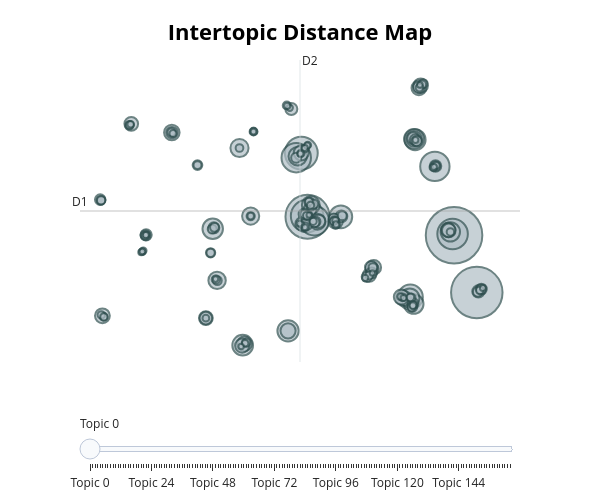

Notebook source saved alongside this figure:
### Markdown cell above
In total, **166 claim clusters** (topics) were created. This number is quite substantial, especially when considering the distances between topics in vector space. It reveals that **some topics with fewer observations may actually be "subtopics" of broader themes**.

### Code cell
topic_model.visualize_topics(use_ctfidf=True, width=600, height=500)

### Figure 1 — Plotly figure (JSON) as saved in the notebook; plotly's stock layout.template omitted (floating-point values rounded to 4 significant figures; data arrays with more than 128 entries replaced by an {"elided": "..."} marker saying what was removed)
{"data": [{"customdata": {"elided": "165x3 mixed values"}, "hovertemplate": "<b>Topic %{customdata[0]}</b><br>%{customdata[1]}<br>Size: %{customdata[2]}", "legendgroup": "", "marker": {"color": "#B0BEC5", "line": {"color": "DarkSlateGrey", "width": 2}, "size": {"elided": "165 int values"}, "sizemode": "area", "sizeref": 6.666, "symbol": "circle"}, "mode": "markers", "name": "", "orientation": "v", "showlegend": false, "type": "scatter", "x": {"elided": "165 float values"}, "xaxis": "x", "y": {"elided": "165 float values"}, "yaxis": "y"}], "layout": {"annotations": [{"showarrow": false, "text": "D1", "x": -11.3, "y": 3.0, "yshift": 10}, {"showarrow": false, "text": "D2", "x": 4.737, "xshift": 10, "y": 17.41}], "height": 500, "hoverlabel": {"bgcolor": "white", "font": {"family": "Rockwell", "size": 16}}, "legend": {"itemsizing": "constant", "tracegroupgap": 0}, "margin": {"t": 60}, "shapes": [{"line": {"color": "#CFD8DC", "width": 2}, "type": "line", "x0": 4.737, "x1": 4.737, "y0": -11.41, "y1": 17.41}, {"line": {"color": "#9E9E9E", "width": 2}, "type": "line", "x0": -11.3, "x1": 20.77, "y0": 3.0, "y1": 3.0}], "sliders": [{"active": 0, "pad": {"t": 50}, "steps": [{"args": [{"marker.color": {"elided": "1x165 str values"}}], "label": "Topic 0", "method": "update"}, {"args": [{"marker.color": {"elided": "1x165 str values"}}], "label": "Topic 1", "method": "update"}, {"args": [{"marker.color": {"elided": "1x165 str values"}}], "label": "Topic 2", "method": "update"}, {"args": [{"marker.color": {"elided": "1x165 str values"}}], "label": "Topic 3", "method": "update"}, {"args": [{"marker.color": {"elided": "1x165 str values"}}], "label": "Topic 4", "method": "update"}, {"args": [{"marker.color": {"elided": "1x165 str values"}}], "label": "Topic 5", "method": "update"}, {"args": [{"marker.color": {"elided": "1x165 str values"}}], "label": "Topic 6", "method": "update"}, {"args": [{"marker.color": {"elided": "1x165 str values"}}], "label": "Topic 7", "method": "update"}, {"args": [{"marker.color": {"elided": "1x165 str values"}}], "label": "Topic 8", "method": "update"}, {"args": [{"marker.color": {"elided": "1x165 str values"}}], "label": "Topic 9", "method": "update"}, {"args": [{"marker.color": {"elided": "1x165 str values"}}], "label": "Topic 10", "method": "update"}, {"args": [{"marker.color": {"elided": "1x165 str values"}}], "label": "Topic 11", "method": "update"}, {"args": [{"marker.color": {"elided": "1x165 str values"}}], "label": "Topic 12", "method": "update"}, {"args": [{"marker.color": {"elided": "1x165 str values"}}], "label": "Topic 13", "method": "update"}, {"args": [{"marker.color": {"elided": "1x165 str values"}}], "label": "Topic 14", "method": "update"}, {"args": [{"marker.color": {"elided": "1x165 str values"}}], "label": "Topic 15", "method": "update"}, {"args": [{"marker.color": {"elided": "1x165 str values"}}], "label": "Topic 16", "method": "update"}, {"args": [{"marker.color": {"elided": "1x165 str values"}}], "label": "Topic 17", "method": "update"}, {"args": [{"marker.color": {"elided": "1x165 str values"}}], "label": "Topic 18", "method": "update"}, {"args": [{"marker.color": {"elided": "1x165 str values"}}], "label": "Topic 19", "method": "update"}, {"args": [{"marker.color": {"elided": "1x165 str values"}}], "label": "Topic 20", "method": "update"}, {"args": [{"marker.color": {"elided": "1x165 str values"}}], "label": "Topic 21", "method": "update"}, {"args": [{"marker.color": {"elided": "1x165 str values"}}], "label": "Topic 22", "method": "update"}, {"args": [{"marker.color": {"elided": "1x165 str values"}}], "label": "Topic 23", "method": "update"}, {"args": [{"marker.color": {"elided": "1x165 str values"}}], "label": "Topic 24", "method": "update"}, {"args": [{"marker.color": {"elided": "1x165 str values"}}], "label": "Topic 25", "method": "update"}, {"args": [{"marker.color": {"elided": "1x165 str values"}}], "label": "Topic 26", "method": "update"}, {"args": [{"marker.color": {"elided": "1x165 str values"}}], "label": "Topic 27", "method": "update"}, {"args": [{"marker.color": {"elided": "1x165 str values"}}], "label": "Topic 28", "method": "update"}, {"args": [{"marker.color": {"elided": "1x165 str values"}}], "label": "Topic 29", "method": "update"}, {"args": [{"marker.color": {"elided": "1x165 str values"}}], "label": "Topic 30", "method": "update"}, {"args": [{"marker.color": {"elided": "1x165 str values"}}], "label": "Topic 31", "method": "update"}, {"args": [{"marker.color": {"elided": "1x165 str values"}}], "label": "Topic 32", "method": "update"}, {"args": [{"marker.color": {"elided": "1x165 str values"}}], "label": "Topic 33", "method": "update"}, {"args": [{"marker.color": {"elided": "1x165 str values"}}], "label": "Topic 34", "method": "update"}, {"args": [{"marker.color": {"elided": "1x165 str values"}}], "label": "Topic 35", "method": "update"}, {"args": [{"marker.color": {"elided": "1x165 str values"}}], "label": "Topic 36", "method": "update"}, {"args": [{"marker.color": {"elided": "1x165 str values"}}], "label": "Topic 37", "method": "update"}, {"args": [{"marker.color": {"elided": "1x165 str values"}}], "label": "Topic 38", "method": "update"}, {"args": [{"marker.color": {"elided": "1x165 str values"}}], "label": "Topic 39", "method": "update"}, {"args": [{"marker.color": {"elided": "1x165 str values"}}], "label": "Topic 40", "method": "update"}, {"args": [{"marker.color": {"elided": "1x165 str values"}}], "label": "Topic 41", "method": "update"}, {"args": [{"marker.color": {"elided": "1x165 str values"}}], "label": "Topic 42", "method": "update"}, {"args": [{"marker.color": {"elided": "1x165 str values"}}], "label": "Topic 43", "method": "update"}, {"args": [{"marker.color": {"elided": "1x165 str values"}}], "label": "Topic 44", "method": "update"}, {"args": [{"marker.color": {"elided": "1x165 str values"}}], "label": "Topic 45", "method": "update"}, {"args": [{"marker.color": {"elided": "1x165 str values"}}], "label": "Topic 46", "method": "update"}, {"args": [{"marker.color": {"elided": "1x165 str values"}}], "label": "Topic 47", "method": "update"}, {"args": [{"marker.color": {"elided": "1x165 str values"}}], "label": "Topic 48", "method": "update"}, {"args": [{"marker.color": {"elided": "1x165 str values"}}], "label": "Topic 49", "method": "update"}, {"args": [{"marker.color": {"elided": "1x165 str values"}}], "label": "Topic 50", "method": "update"}, {"args": [{"marker.color": {"elided": "1x165 str values"}}], "label": "Topic 51", "method": "update"}, {"args": [{"marker.color": {"elided": "1x165 str values"}}], "label": "Topic 52", "method": "update"}, {"args": [{"marker.color": {"elided": "1x165 str values"}}], "label": "Topic 53", "method": "update"}, {"args": [{"marker.color": {"elided": "1x165 str values"}}], "label": "Topic 54", "method": "update"}, {"args": [{"marker.color": {"elided": "1x165 str values"}}], "label": "Topic 55", "method": "update"}, {"args": [{"marker.color": {"elided": "1x165 str values"}}], "label": "Topic 56", "method": "update"}, {"args": [{"marker.color": {"elided": "1x165 str values"}}], "label": "Topic 57", "method": "update"}, {"args": [{"marker.color": {"elided": "1x165 str values"}}], "label": "Topic 58", "method": "update"}, {"args": [{"marker.color": {"elided": "1x165 str values"}}], "label": "Topic 59", "method": "update"}, {"args": [{"marker.color": {"elided": "1x165 str values"}}], "label": "Topic 60", "method": "update"}, {"args": [{"marker.color": {"elided": "1x165 str values"}}], "label": "Topic 61", "method": "update"}, {"args": [{"marker.color": {"elided": "1x165 str values"}}], "label": "Topic 62", "method": "update"}, {"args": [{"marker.color": {"elided": "1x165 str values"}}], "label": "Topic 63", "method": "update"}, {"args": [{"marker.color": {"elided": "1x165 str values"}}], "label": "Topic 64", "method": "update"}, {"args": [{"marker.color": {"elided": "1x165 str values"}}], "label": "Topic 65", "method": "update"}, {"args": [{"marker.color": {"elided": "1x165 str values"}}], "label": "Topic 66", "method": "update"}, {"args": [{"marker.color": {"elided": "1x165 str values"}}], "label": "Topic 67", "method": "update"}, {"args": [{"marker.color": {"elided": "1x165 str values"}}], "label": "Topic 68", "method": "update"}, {"args": [{"marker.color": {"elided": "1x165 str values"}}], "label": "Topic 69", "method": "update"}, {"args": [{"marker.color": {"elided": "1x165 str values"}}], "label": "Topic 70", "method": "update"}, {"args": [{"marker.color": {"elided": "1x165 str values"}}], "label": "Topic 71", "method": "update"}, {"args": [{"marker.color": {"elided": "1x165 str values"}}], "label": "Topic 72", "method": "update"}, {"args": [{"marker.color": {"elided": "1x165 str values"}}], "label": "Topic 73", "method": "update"}, {"args": [{"marker.color": {"elided": "1x165 str values"}}], "label": "Topic 74", "method": "update"}, {"args": [{"marker.color": {"elided": "1x165 str values"}}], "label": "Topic 75", "method": "update"}, {"args": [{"marker.color": {"elided": "1x165 str values"}}], "label": "Topic 76", "method": "update"}, {"args": [{"marker.color": {"elided": "1x165 str values"}}], "label": "Topic 77", "method": "update"}, {"args": [{"marker.color": {"elided": "1x165 str values"}}], "label": "Topic 78", "method": "update"}, {"args": [{"marker.color": {"elided": "1x165 str values"}}], "label": "Topic 79", "method": "update"}, {"args": [{"marker.color": {"elided": "1x165 str values"}}], "label": "Topic 80", "method": "update"}, {"args": [{"marker.color": {"elided": "1x165 str values"}}], "label": "Topic 81", "method": "update"}, {"args": [{"marker.color": {"elided": "1x165 str values"}}], "label": "Topic 82", "method": "update"}, {"args": [{"marker.color": {"elided": "1x165 str values"}}], "label": "Topic 83", "method": "update"}, {"args": [{"marker.color": {"elided": "1x165 str values"}}], "label": "Topic 84", "method": "update"}, {"args": [{"marker.color": {"elided": "1x165 str values"}}], "label": "Topic 85", "method": "update"}, {"args": [{"marker.color": {"elided": "1x165 str values"}}], "label": "Topic 86", "method": "update"}, {"args": [{"marker.color": {"elided": "1x165 str values"}}], "label": "Topic 87", "method": "update"}, {"args": [{"marker.color": {"elided": "1x165 str values"}}], "label": "Topic 88", "method": "update"}, {"args": [{"marker.color": {"elided": "1x165 str values"}}], "label": "Topic 89", "method": "update"}, {"args": [{"marker.color": {"elided": "1x165 str values"}}], "label": "Topic 90", "method": "update"}, {"args": [{"marker.color": {"elided": "1x165 str values"}}], "label": "Topic 91", "method": "update"}, {"args": [{"marker.color": {"elided": "1x165 str values"}}], "label": "Topic 92", "method": "update"}, {"args": [{"marker.color": {"elided": "1x165 str values"}}], "label": "Topic 93", "method": "update"}, {"args": [{"marker.color": {"elided": "1x165 str values"}}], "label": "Topic 94", "method": "update"}, {"args": [{"marker.color": {"elided": "1x165 str values"}}], "label": "Topic 95", "method": "update"}, {"args": [{"marker.color": {"elided": "1x165 str values"}}], "label": "Topic 96", "method": "update"}, {"args": [{"marker.color": {"elided": "1x165 str values"}}], "label": "Topic 97", "method": "update"}, {"args": [{"marker.color": {"elided": "1x165 str values"}}], "label": "Topic 98", "method": "update"}, {"args": [{"marker.color": {"elided": "1x165 str values"}}], "label": "Topic 99", "method": "update"}, {"args": [{"marker.color": {"elided": "1x165 str values"}}], "label": "Topic 100", "method": "update"}, {"args": [{"marker.color": {"elided": "1x165 str values"}}], "label": "Topic 101", "method": "update"}, {"args": [{"marker.color": {"elided": "1x165 str values"}}], "label": "Topic 102", "method": "update"}, {"args": [{"marker.color": {"elided": "1x165 str values"}}], "label": "Topic 103", "method": "update"}, {"args": [{"marker.color": {"elided": "1x165 str values"}}], "label": "Topic 104", "method": "update"}, {"args": [{"marker.color": {"elided": "1x165 str values"}}], "label": "Topic 105", "method": "update"}, {"args": [{"marker.color": {"elided": "1x165 str values"}}], "label": "Topic 106", "method": "update"}, {"args": [{"marker.color": {"elided": "1x165 str values"}}], "label": "Topic 107", "method": "update"}, {"args": [{"marker.color": {"elided": "1x165 str values"}}], "label": "Topic 108", "method": "update"}, {"args": [{"marker.color": {"elided": "1x165 str values"}}], "label": "Topic 109", "method": "update"}, {"args": [{"marker.color": {"elided": "1x165 str values"}}], "label": "Topic 110", "method": "update"}, {"args": [{"marker.color": {"elided": "1x165 str values"}}], "label": "Topic 111", "method": "update"}, {"args": [{"marker.color": {"elided": "1x165 str values"}}], "label": "Topic 112", "method": "update"}, {"args": [{"marker.color": {"elided": "1x165 str values"}}], "label": "Topic 113", "method": "update"}, {"args": [{"marker.color": {"elided": "1x165 str values"}}], "label": "Topic 114", "method": "update"}, {"args": [{"marker.color": {"elided": "1x165 str values"}}], "label": "Topic 115", "method": "update"}, {"args": [{"marker.color": {"elided": "1x165 str values"}}], "label": "Topic 116", "method": "update"}, {"args": [{"marker.color": {"elided": "1x165 str values"}}], "label": "Topic 117", "method": "update"}, {"args": [{"marker.color": {"elided": "1x165 str values"}}], "label": "Topic 118", "method": "update"}, {"args": [{"marker.color": {"elided": "1x165 str values"}}], "label": "Topic 119", "method": "update"}, {"args": [{"marker.color": {"elided": "1x165 str values"}}], "label": "Topic 120", "method": "update"}, {"args": [{"marker.color": {"elided": "1x165 str values"}}], "label": "Topic 121", "method": "update"}, {"args": [{"marker.color": {"elided": "1x165 str values"}}], "label": "Topic 122", "method": "update"}, {"args": [{"marker.color": {"elided": "1x165 str values"}}], "label": "Topic 123", "method": "update"}, {"args": [{"marker.color": {"elided": "1x165 str values"}}], "label": "Topic 124", "method": "update"}, {"args": [{"marker.color": {"elided": "1x165 str values"}}], "label": "Topic 125", "method": "update"}, {"args": [{"marker.color": {"elided": "1x165 str values"}}], "label": "Topic 126", "method": "update"}, {"args": [{"marker.color": {"elided": "1x165 str values"}}], "label": "Topic 127", "method": "update"}, {"args": [{"marker.color": {"elided": "1x165 str values"}}], "label": "Topic 128", "method": "update"}, {"args": [{"marker.color": {"elided": "1x165 str values"}}], "label": "Topic 129", "method": "update"}, {"args": [{"marker.color": {"elided": "1x165 str values"}}], "label": "Topic 130", "method": "update"}, {"args": [{"marker.color": {"elided": "1x165 str values"}}], "label": "Topic 131", "method": "update"}, {"args": [{"marker.color": {"elided": "1x165 str values"}}], "label": "Topic 132", "method": "update"}, {"args": [{"marker.color": {"elided": "1x165 str values"}}], "label": "Topic 133", "method": "update"}, {"args": [{"marker.color": {"elided": "1x165 str values"}}], "label": "Topic 134", "method": "update"}, {"args": [{"marker.color": {"elided": "1x165 str values"}}], "label": "Topic 135", "method": "update"}, {"args": [{"marker.color": {"elided": "1x165 str values"}}], "label": "Topic 136", "method": "update"}, {"args": [{"marker.color": {"elided": "1x165 str values"}}], "label": "Topic 137", "method": "update"}, {"args": [{"marker.color": {"elided": "1x165 str values"}}], "label": "Topic 138", "method": "update"}, {"args": [{"marker.color": {"elided": "1x165 str values"}}], "label": "Topic 139", "method": "update"}, {"args": [{"marker.color": {"elided": "1x165 str values"}}], "label": "Topic 140", "method": "update"}, {"args": [{"marker.color": {"elided": "1x165 str values"}}], "label": "Topic 141", "method": "update"}, {"args": [{"marker.color": {"elided": "1x165 str values"}}], "label": "Topic 142", "method": "update"}, {"args": [{"marker.color": {"elided": "1x165 str values"}}], "label": "Topic 143", "method": "update"}, {"args": [{"marker.color": {"elided": "1x165 str values"}}], "label": "Topic 144", "method": "update"}, {"args": [{"marker.color": {"elided": "1x165 str values"}}], "label": "Topic 145", "method": "update"}, {"args": [{"marker.color": {"elided": "1x165 str values"}}], "label": "Topic 146", "method": "update"}, {"args": [{"marker.color": {"elided": "1x165 str values"}}], "label": "Topic 147", "method": "update"}, {"args": [{"marker.color": {"elided": "1x165 str values"}}], "label": "Topic 148", "method": "update"}, {"args": [{"marker.color": {"elided": "1x165 str values"}}], "label": "Topic 149", "method": "update"}, {"args": [{"marker.color": {"elided": "1x165 str values"}}], "label": "Topic 150", "method": "update"}, {"args": [{"marker.color": {"elided": "1x165 str values"}}], "label": "Topic 151", "method": "update"}, {"args": [{"marker.color": {"elided": "1x165 str values"}}], "label": "Topic 152", "method": "update"}, {"args": [{"marker.color": {"elided": "1x165 str values"}}], "label": "Topic 153", "method": "update"}, {"args": [{"marker.color": {"elided": "1x165 str values"}}], "label": "Topic 154", "method": "update"}, {"args": [{"marker.color": {"elided": "1x165 str values"}}], "label": "Topic 155", "method": "update"}, {"args": [{"marker.color": {"elided": "1x165 str values"}}], "label": "Topic 156", "method": "update"}, {"args": [{"marker.color": {"elided": "1x165 str values"}}], "label": "Topic 157", "method": "update"}, {"args": [{"marker.color": {"elided": "1x165 str values"}}], "label": "Topic 158", "method": "update"}, {"args": [{"marker.color": {"elided": "1x165 str values"}}], "label": "Topic 159", "method": "update"}, {"args": [{"marker.color": {"elided": "1x165 str values"}}], "label": "Topic 160", "method": "update"}, {"args": [{"marker.color": {"elided": "1x165 str values"}}], "label": "Topic 161", "method": "update"}, {"args": [{"marker.color": {"elided": "1x165 str values"}}], "label": "Topic 162", "method": "update"}, {"args": [{"marker.color": {"elided": "1x165 str values"}}], "label": "Topic 163", "method": "update"}, {"args": [{"marker.color": {"elided": "1x165 str values"}}], "label": "Topic 164", "method": "update"}]}], "title": {"font": {"color": "Black", "size": 22}, "text": "<b>Intertopic Distance Map</b>", "x": 0.5, "xanchor": "center", "y": 0.95, "yanchor": "top"}, "width": 600, "xaxis": {"anchor": "y", "domain": [0, 1], "range": [-11.3, 20.77], "title": {"text": ""}, "visible": false}, "yaxis": {"anchor": "x", "domain": [0, 1], "range": [-11.41, 17.41], "title": {"text": ""}, "visible": false}}}
